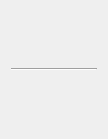
<?xml version="1.0" encoding="UTF-8"?>
<ui version="4.0">
 <class>SmartSearchTripod</class>
 <widget class="QWidget" name="SmartSearchTripod">
  <property name="geometry">
   <rect>
    <x>0</x>
    <y>0</y>
    <width>108</width>
    <height>139</height>
   </rect>
  </property>
  <property name="windowTitle">
   <string>Form</string>
  </property>
  <layout class="QVBoxLayout" name="vLayoutMain">
   <item>
    <layout class="QHBoxLayout" name="hLayoutMenu"/>
   </item>
   <item>
    <widget class="Line" name="line">
     <property name="orientation">
      <enum>Qt::Horizontal</enum>
     </property>
    </widget>
   </item>
   <item>
    <layout class="QGridLayout" name="gridResult"/>
   </item>
  </layout>
 </widget>
 <resources/>
 <connections/>
</ui>
